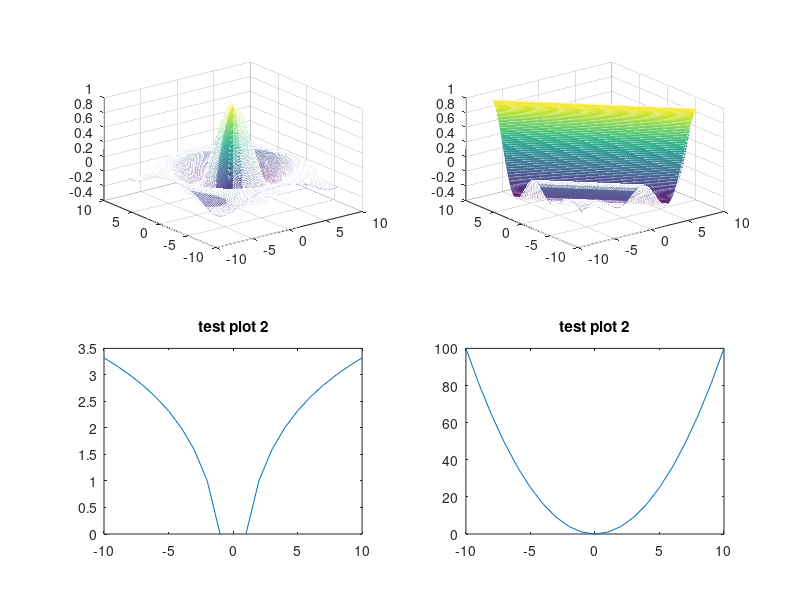

This chart was generated by the following MATLAB code:
a = [1,2,3,4,5];
b = a * 5;
c = b + a;
c++;
c++;
++c;

x = [10:30, 15:20, 20:1, 50:2];
y = -10:10;

subplot (221);
  plot (x);
  title ('test plot');
subplot (222);
  plot (y, sqrt(y));
  title ('test plot 2');
subplot (223);
  plot (y, log2(y));
  title ('test plot 2');   
subplot (224);
  plot (y, power(y, 2));
  title ('test plot 2');    
  
subplot (221);
tx = ty = linspace (-8, 8, 300);
[xx, yy] = meshgrid (tx, ty);
r = sqrt (xx .^ 2 + yy .^ 2) + eps;
tz = sin (r) ./ r;
mesh (tx, ty, tz);

subplot (222);
tx = ty = linspace (-8, 8, 300);
[xx, yy] = meshgrid (tx, ty);
r = xx + yy;
tz = sin (r) ./ r;
mesh (tx, ty, tz);
